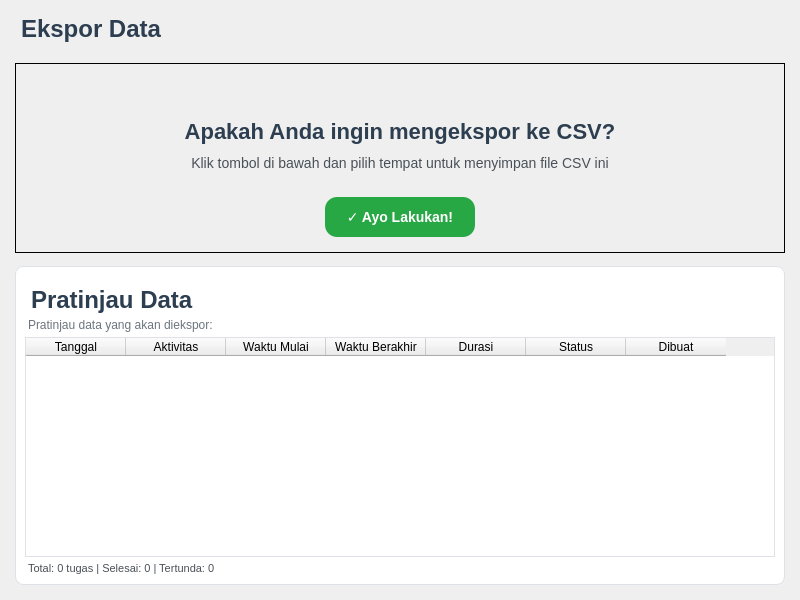
<?xml version="1.0" encoding="UTF-8"?>
<ui version="4.0">
 <class>ExportPage</class>
 <widget class="QWidget" name="ExportPage">
  <property name="geometry">
   <rect>
    <x>0</x>
    <y>0</y>
    <width>800</width>
    <height>600</height>
   </rect>
  </property>
  <property name="windowTitle">
   <string>Halaman Ekspor</string>
  </property>
  <layout class="QVBoxLayout" name="main_layout">
   <property name="spacing">
    <number>10</number>
   </property>
   <property name="leftMargin">
    <number>15</number>
   </property>
   <property name="topMargin">
    <number>15</number>
   </property>
   <property name="rightMargin">
    <number>15</number>
   </property>
   <property name="bottomMargin">
    <number>15</number>
   </property>
   <item>
    <!-- Judul Halaman -->
    <widget class="QLabel" name="title_label">
     <property name="text">
      <string>Ekspor Data</string>
     </property>
     <property name="styleSheet">
      <string>QLabel {
    font-size: 24px;
    font-weight: bold;
    color: #2c3e50;
    margin-bottom: 10px;
}</string>
     </property>
    </widget>
   </item>
   <item>
    <!-- Bagian Ekspor -->
    <widget class="QFrame" name="export_frame">
     <property name="objectName">
      <string>exportSection</string>
     </property>
     <property name="minimumSize">
      <size>
       <width>0</width>
       <height>180</height>
      </size>
     </property>
     <property name="maximumSize">
      <size>
       <width>16777215</width>
       <height>200</height>
      </size>
     </property>
     <property name="styleSheet">
      <string>QFrame#exportSection {
    background: qlineargradient(x1:0, y1:0, x2:1, y2:1,
                                stop:0 #e3f2fd, stop:1 #bbdefb);
    border-radius: 16px;
    border: 2px solid #dee2e6;
}</string>
     </property>
     <property name="frameShape">
      <enum>QFrame::Box</enum>
     </property>
     <layout class="QVBoxLayout" name="export_layout">
      <property name="leftMargin">
       <number>20</number>
      </property>
      <property name="topMargin">
       <number>15</number>
      </property>
      <property name="rightMargin">
       <number>20</number>
      </property>
      <property name="bottomMargin">
       <number>15</number>
      </property>
      <item>
       <spacer name="export_top_spacer">
        <property name="orientation">
         <enum>Qt::Vertical</enum>
        </property>
        <property name="sizeHint" stdset="0">
         <size>
          <width>20</width>
          <height>40</height>
         </size>
        </property>
       </spacer>
      </item>
      <item>
       <!-- Judul Ekspor -->
       <widget class="QLabel" name="export_title_label">
        <property name="text">
         <string>Apakah Anda ingin mengekspor ke CSV?</string>
        </property>
        <property name="alignment">
         <set>Qt::AlignCenter</set>
        </property>
        <property name="wordWrap">
         <bool>true</bool>
        </property>
        <property name="styleSheet">
         <string>QLabel {
    font-size: 22px; 
    font-weight: bold; 
    color: #2c3e50;
    margin-bottom: 5px;
}</string>
        </property>
       </widget>
      </item>
      <item>
       <!-- Subjudul Ekspor -->
       <widget class="QLabel" name="export_subtitle_label">
        <property name="text">
         <string>Klik tombol di bawah dan pilih tempat untuk menyimpan file CSV ini</string>
        </property>
        <property name="alignment">
         <set>Qt::AlignCenter</set>
        </property>
        <property name="wordWrap">
         <bool>true</bool>
        </property>
        <property name="styleSheet">
         <string>QLabel {
    font-size: 14px; 
    color: #495057; 
    margin-bottom: 10px;
}</string>
        </property>
       </widget>
      </item>
      <item>
       <spacer name="export_middle_spacer">
        <property name="orientation">
         <enum>Qt::Vertical</enum>
        </property>
        <property name="sizeHint" stdset="0">
         <size>
          <width>20</width>
          <height>10</height>
         </size>
        </property>
       </spacer>
      </item>
      <item>
       <!-- Layout Tombol Ekspor -->
       <layout class="QHBoxLayout" name="export_button_layout">
        <item>
         <spacer name="export_button_left_spacer">
          <property name="orientation">
           <enum>Qt::Horizontal</enum>
          </property>
          <property name="sizeHint" stdset="0">
           <size>
            <width>40</width>
            <height>20</height>
           </size>
          </property>
         </spacer>
        </item>
        <item>
         <!-- Tombol Ekspor -->
         <widget class="QPushButton" name="export_button">
          <property name="text">
           <string>✓ Ayo Lakukan!</string>
          </property>
          <property name="minimumSize">
           <size>
            <width>150</width>
            <height>40</height>
           </size>
          </property>
          <property name="maximumSize">
           <size>
            <width>150</width>
            <height>40</height>
           </size>
          </property>
          <property name="styleSheet">
           <string>QPushButton {
    background-color: #28a745;
    color: #ffffff;
    border: none;
    padding: 10px 20px;
    border-radius: 12px;
    font-size: 14px;
    font-weight: bold;
}
QPushButton:hover {
    background-color: #218838;
}
QPushButton:pressed {
    background-color: #1e7e34;
}</string>
          </property>
         </widget>
        </item>
        <item>
         <spacer name="export_button_right_spacer">
          <property name="orientation">
           <enum>Qt::Horizontal</enum>
          </property>
          <property name="sizeHint" stdset="0">
           <size>
            <width>40</width>
            <height>20</height>
           </size>
          </property>
         </spacer>
        </item>
       </layout>
      </item>
     </layout>
    </widget>
   </item>
   <item>
    <!-- Bagian Pratinjau Data -->
    <widget class="QGroupBox" name="preview_group">
     <property name="styleSheet">
      <string>QGroupBox {
    border: 1px solid #dee2e6;
    border-radius: 8px;
    padding-top: 8px;
    margin-top: 3px;
    background-color: #ffffff;
}</string>
     </property>
     <layout class="QVBoxLayout" name="preview_layout">
      <property name="spacing">
       <number>2</number>
      </property>
      <item>
       <!-- Judul Pratinjau Data -->
       <widget class="QLabel" name="preview_heading">
        <property name="text">
         <string>Pratinjau Data</string>
        </property>
        <property name="styleSheet">
         <string>QLabel {
    font-size: 24px;
    font-weight: bold;
    color: #2c3e50;
    margin-bottom: 0px;
    padding: 2px 0;
}</string>
        </property>
       </widget>
      </item>
      <item>
       <!-- Info Label -->
       <widget class="QLabel" name="info_label">
        <property name="text">
         <string>Pratinjau data yang akan diekspor:</string>
        </property>
        <property name="styleSheet">
         <string>QLabel {
    color: #6c757d; 
    font-size: 12px; 
    margin-bottom: 3px; 
    margin-top: 0px;
    padding: 0px;
}</string>
        </property>
       </widget>
      </item>
      <item>
       <!-- Tabel Pratinjau -->
       <widget class="QTableWidget" name="preview_table">
        <property name="minimumSize">
         <size>
          <width>0</width>
          <height>220</height>
         </size>
        </property>
        <property name="maximumSize">
         <size>
          <width>16777215</width>
          <height>220</height>
         </size>
        </property>
        <property name="alternatingRowColors">
         <bool>true</bool>
        </property>
        <property name="selectionBehavior">
         <enum>QAbstractItemView::SelectRows</enum>
        </property>
        <property name="sortingEnabled">
         <bool>false</bool>
        </property>
        <property name="columnCount">
         <number>7</number>
        </property>
        <property name="styleSheet">
         <string>QTableWidget {
    gridline-color: #dee2e6;
    background-color: #ffffff;
    alternate-background-color: #f8f9fa;
    border: 1px solid #dee2e6;
    font-size: 12pt;
}
QTableWidget::item {
    padding: 8px 6px;
    border-bottom: 1px solid #dee2e6;
    font-size: 12pt;
}
QTableWidget::item:selected {
    background-color: #007bff;
    color: white;
}
QTableWidget QHeaderView { 
    background-color: #e9ecef;
    font-size: 12pt;
}
QTableWidget QHeaderView::section { 
    background-color: #e9ecef;
    color: #495057;
    padding: 10px 8px; 
    border: 1px solid #dee2e6; 
    font-weight: bold;
    font-size: 12pt;
    min-height: 30px;
    text-align: center;
}
QTableWidget QHeaderView::section:hover {
    background-color: #dee2e6;
}
QTableWidget QHeaderView::section:pressed {
    background-color: #ced4da;
}
QTableWidget QHeaderView[orientation="1"]::section {
    background-color: #e9ecef;
    color: #495057;
    border: 1px solid #dee2e6;
    font-size: 12pt;
    font-weight: bold;
    text-align: center;
    padding: 5px;
    min-width: 35px;
}
QTableWidget QTableCornerButton::section {
    background-color: #e9ecef;
    border: 1px solid #dee2e6;
}</string>
        </property>
        <attribute name="horizontalHeaderVisible">
         <bool>true</bool>
        </attribute>
        <attribute name="verticalHeaderVisible">
         <bool>true</bool>
        </attribute>
        <column>
         <property name="text">
          <string>Tanggal</string>
         </property>
        </column>
        <column>
         <property name="text">
          <string>Aktivitas</string>
         </property>
        </column>
        <column>
         <property name="text">
          <string>Waktu Mulai</string>
         </property>
        </column>
        <column>
         <property name="text">
          <string>Waktu Berakhir</string>
         </property>
        </column>
        <column>
         <property name="text">
          <string>Durasi</string>
         </property>
        </column>
        <column>
         <property name="text">
          <string>Status</string>
         </property>
        </column>
        <column>
         <property name="text">
          <string>Dibuat</string>
         </property>
        </column>
       </widget>
      </item>
      <item>
       <!-- Label Statistik -->
       <widget class="QLabel" name="stats_label">
        <property name="text">
         <string>Total: 0 tugas | Selesai: 0 | Tertunda: 0</string>
        </property>
        <property name="styleSheet">
         <string>QLabel {
    color: #495057; 
    font-size: 11px; 
    margin-top: 3px;
}</string>
        </property>
       </widget>
      </item>
     </layout>
    </widget>
   </item>
  </layout>
 </widget>
 <resources/>
 <connections/>
</ui>
